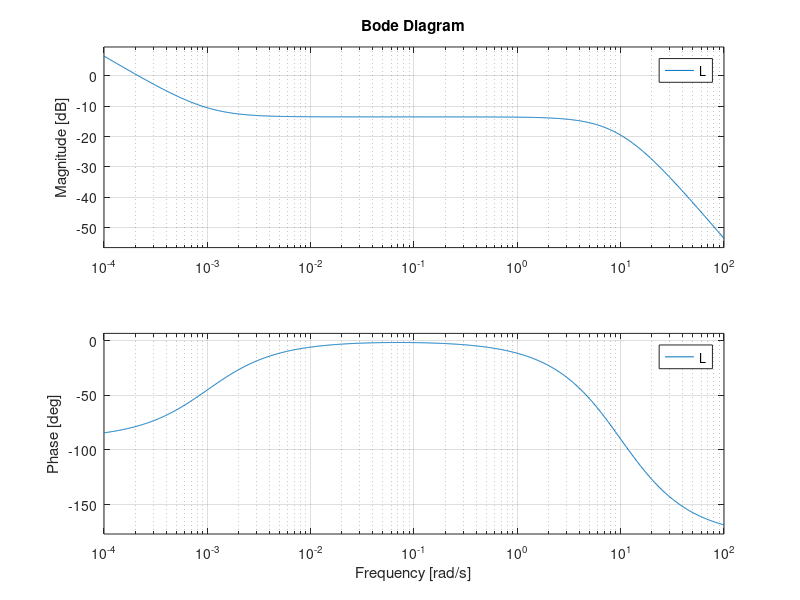

Write MATLAB code to recreate this figure. (Note: this script raises an error after producing the figure.)
% Comenzamos
clear; clc; close all;

s = tf("s");

z = [];
p = [-0.002397];
kp = -0.004233;

P = zpk(z,p,kp);
P

bode(P); grid on;
% bueno lo que tenemos es una planta que si la realimento es inestable con
% un marge de fase de -55 grados y wc = 0.00349. Es una planta muy lenta,
% vamos a ver que es lo que podemos hacer...
%% Vamos por un controlador

z = [-0.002397 -0.001];
p = [0 -10 -10];

% El período de muestreo es de 1 Hz, por lo que se traduce en 6.28 rad/seg
% más o menos, por Nyquist nuestra wc tiene que ser como mucho la mitad de
% eso, 3.14 rad/seg
kc = -5000;

% Propusimos un PI para empezar.
C = zpk(z,p,kc);
C

L = minreal(C*P);
L

bode(L); grid on;

%% Step en lazo cerrado
T = feedback(L, 1);


% 1. Calcular toda la información del escalón
info = stepinfo(T);

% 2. Imprimir los datos por consola de forma ordenada
fprintf('--- Caracteristicas de la Respuesta al Escalon ---\n');
fprintf('Tiempo de establecimiento (SettlingTime): %.4f s\n', info.SettlingTime);
fprintf('Sobrepaso máximo (Overshoot): %.2f %%\n', info.Overshoot);
fprintf('Valor pico (Peak): %.4f\n', info.Peak);
fprintf('Tiempo al pico (PeakTime): %.4f s\n', info.PeakTime);
fprintf('Tiempo de subida (RiseTime): %.4f s\n', info.RiseTime);

% 3. Graficar la respuesta y opcionalmente mostrar las características visualmente
figure;
step(T); grid on;
title('Respuesta al Escalón en Lazo Cerrado');
ylim([0 1.1]);
xlim([0 5]);
xlabel('Tiempo [s]');

%% Ahora nos toca discretizar por metodo bilineal y hacer la ecuación en diferencias.

% Periodo de muestreo
Ts = 1;
Cz = c2d(C, Ts, 'tustin');
Cz

% Convertir el modelo zpk a tf
C_tf = tf(Cz);
C_tf

[b, a] = tfdata(tf(Cz), 'v');
fprintf('u[k] = %.6f*u[k-1] + %.6f*e[k] + %.6f*e[k-1]\n', -a(2), b(1), b(2));
